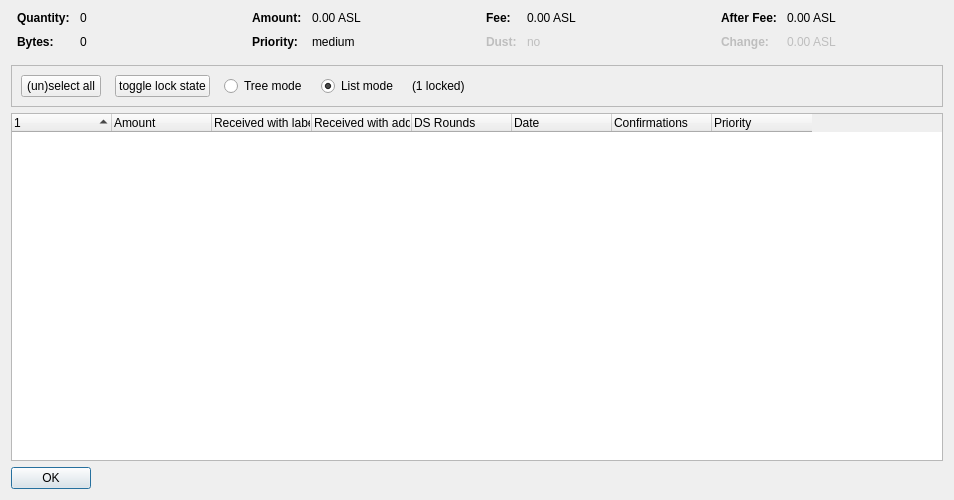
<?xml version="1.0" encoding="UTF-8"?>
<ui version="4.0">
 <class>CoinControlDialog</class>
 <widget class="QDialog" name="CoinControlDialog">
  <property name="geometry">
   <rect>
    <x>0</x>
    <y>0</y>
    <width>954</width>
    <height>500</height>
   </rect>
  </property>
  <property name="windowTitle">
   <string>Coin Selection</string>
  </property>
  <layout class="QVBoxLayout" name="verticalLayout">
   <item>
    <layout class="QHBoxLayout" name="horizontalLayoutTop" stretch="0,0,0,0">
     <property name="topMargin">
      <number>0</number>
     </property>
     <property name="bottomMargin">
      <number>10</number>
     </property>
     <item>
      <layout class="QFormLayout" name="formLayoutCoinControl1">
       <property name="horizontalSpacing">
        <number>10</number>
       </property>
       <property name="verticalSpacing">
        <number>10</number>
       </property>
       <property name="leftMargin">
        <number>6</number>
       </property>
       <property name="rightMargin">
        <number>6</number>
       </property>
       <item row="0" column="0">
        <widget class="QLabel" name="labelCoinControlQuantityText">
         <property name="font">
          <font>
           <weight>75</weight>
           <bold>true</bold>
          </font>
         </property>
         <property name="text">
          <string>Quantity:</string>
         </property>
        </widget>
       </item>
       <item row="0" column="1">
        <widget class="QLabel" name="labelCoinControlQuantity">
         <property name="cursor">
          <cursorShape>IBeamCursor</cursorShape>
         </property>
         <property name="contextMenuPolicy">
          <enum>Qt::ActionsContextMenu</enum>
         </property>
         <property name="text">
          <string notr="true">0</string>
         </property>
         <property name="textInteractionFlags">
          <set>Qt::LinksAccessibleByMouse|Qt::TextSelectableByKeyboard|Qt::TextSelectableByMouse</set>
         </property>
        </widget>
       </item>
       <item row="1" column="0">
        <widget class="QLabel" name="labelCoinControlBytesText">
         <property name="font">
          <font>
           <weight>75</weight>
           <bold>true</bold>
          </font>
         </property>
         <property name="text">
          <string>Bytes:</string>
         </property>
        </widget>
       </item>
       <item row="1" column="1">
        <widget class="QLabel" name="labelCoinControlBytes">
         <property name="cursor">
          <cursorShape>IBeamCursor</cursorShape>
         </property>
         <property name="contextMenuPolicy">
          <enum>Qt::ActionsContextMenu</enum>
         </property>
         <property name="text">
          <string notr="true">0</string>
         </property>
         <property name="textInteractionFlags">
          <set>Qt::LinksAccessibleByMouse|Qt::TextSelectableByKeyboard|Qt::TextSelectableByMouse</set>
         </property>
        </widget>
       </item>
      </layout>
     </item>
     <item>
      <layout class="QFormLayout" name="formLayoutCoinControl2">
       <property name="horizontalSpacing">
        <number>10</number>
       </property>
       <property name="verticalSpacing">
        <number>10</number>
       </property>
       <property name="leftMargin">
        <number>6</number>
       </property>
       <property name="rightMargin">
        <number>6</number>
       </property>
       <item row="0" column="0">
        <widget class="QLabel" name="labelCoinControlAmountText">
         <property name="font">
          <font>
           <weight>75</weight>
           <bold>true</bold>
          </font>
         </property>
         <property name="text">
          <string>Amount:</string>
         </property>
        </widget>
       </item>
       <item row="0" column="1">
        <widget class="QLabel" name="labelCoinControlAmount">
         <property name="cursor">
          <cursorShape>IBeamCursor</cursorShape>
         </property>
         <property name="contextMenuPolicy">
          <enum>Qt::ActionsContextMenu</enum>
         </property>
         <property name="text">
          <string notr="true">0.00 ASL</string>
         </property>
         <property name="textInteractionFlags">
          <set>Qt::LinksAccessibleByMouse|Qt::TextSelectableByKeyboard|Qt::TextSelectableByMouse</set>
         </property>
        </widget>
       </item>
       <item row="1" column="0">
        <widget class="QLabel" name="labelCoinControlPriorityText">
         <property name="font">
          <font>
           <weight>75</weight>
           <bold>true</bold>
          </font>
         </property>
         <property name="text">
          <string>Priority:</string>
         </property>
        </widget>
       </item>
       <item row="1" column="1">
        <widget class="QLabel" name="labelCoinControlPriority">
         <property name="cursor">
          <cursorShape>IBeamCursor</cursorShape>
         </property>
         <property name="contextMenuPolicy">
          <enum>Qt::ActionsContextMenu</enum>
         </property>
         <property name="text">
          <string>medium</string>
         </property>
         <property name="textInteractionFlags">
          <set>Qt::LinksAccessibleByMouse|Qt::TextSelectableByKeyboard|Qt::TextSelectableByMouse</set>
         </property>
        </widget>
       </item>
      </layout>
     </item>
     <item>
      <layout class="QFormLayout" name="formLayoutCoinControl3">
       <property name="horizontalSpacing">
        <number>10</number>
       </property>
       <property name="verticalSpacing">
        <number>10</number>
       </property>
       <property name="leftMargin">
        <number>6</number>
       </property>
       <property name="rightMargin">
        <number>6</number>
       </property>
       <item row="0" column="0">
        <widget class="QLabel" name="labelCoinControlFeeText">
         <property name="font">
          <font>
           <weight>75</weight>
           <bold>true</bold>
          </font>
         </property>
         <property name="text">
          <string>Fee:</string>
         </property>
        </widget>
       </item>
       <item row="0" column="1">
        <widget class="QLabel" name="labelCoinControlFee">
         <property name="cursor">
          <cursorShape>IBeamCursor</cursorShape>
         </property>
         <property name="contextMenuPolicy">
          <enum>Qt::ActionsContextMenu</enum>
         </property>
         <property name="text">
          <string notr="true">0.00 ASL</string>
         </property>
         <property name="textInteractionFlags">
          <set>Qt::LinksAccessibleByMouse|Qt::TextSelectableByKeyboard|Qt::TextSelectableByMouse</set>
         </property>
        </widget>
       </item>
       <item row="1" column="0">
        <widget class="QLabel" name="labelCoinControlLowOutputText">
         <property name="enabled">
          <bool>false</bool>
         </property>
         <property name="font">
          <font>
           <weight>75</weight>
           <bold>true</bold>
          </font>
         </property>
         <property name="text">
          <string>Dust:</string>
         </property>
        </widget>
       </item>
       <item row="1" column="1">
        <widget class="QLabel" name="labelCoinControlLowOutput">
         <property name="enabled">
          <bool>false</bool>
         </property>
         <property name="cursor">
          <cursorShape>IBeamCursor</cursorShape>
         </property>
         <property name="contextMenuPolicy">
          <enum>Qt::ActionsContextMenu</enum>
         </property>
         <property name="text">
          <string>no</string>
         </property>
         <property name="textInteractionFlags">
          <set>Qt::LinksAccessibleByMouse|Qt::TextSelectableByKeyboard|Qt::TextSelectableByMouse</set>
         </property>
        </widget>
       </item>
      </layout>
     </item>
     <item>
      <layout class="QFormLayout" name="formLayoutCoinControl4">
       <property name="horizontalSpacing">
        <number>10</number>
       </property>
       <property name="verticalSpacing">
        <number>10</number>
       </property>
       <property name="leftMargin">
        <number>6</number>
       </property>
       <property name="rightMargin">
        <number>6</number>
       </property>
       <item row="0" column="0">
        <widget class="QLabel" name="labelCoinControlAfterFeeText">
         <property name="font">
          <font>
           <weight>75</weight>
           <bold>true</bold>
          </font>
         </property>
         <property name="text">
          <string>After Fee:</string>
         </property>
        </widget>
       </item>
       <item row="0" column="1">
        <widget class="QLabel" name="labelCoinControlAfterFee">
         <property name="cursor">
          <cursorShape>IBeamCursor</cursorShape>
         </property>
         <property name="contextMenuPolicy">
          <enum>Qt::ActionsContextMenu</enum>
         </property>
         <property name="text">
          <string notr="true">0.00 ASL</string>
         </property>
         <property name="textInteractionFlags">
          <set>Qt::LinksAccessibleByMouse|Qt::TextSelectableByKeyboard|Qt::TextSelectableByMouse</set>
         </property>
        </widget>
       </item>
       <item row="1" column="0">
        <widget class="QLabel" name="labelCoinControlChangeText">
         <property name="enabled">
          <bool>false</bool>
         </property>
         <property name="font">
          <font>
           <weight>75</weight>
           <bold>true</bold>
          </font>
         </property>
         <property name="text">
          <string>Change:</string>
         </property>
        </widget>
       </item>
       <item row="1" column="1">
        <widget class="QLabel" name="labelCoinControlChange">
         <property name="enabled">
          <bool>false</bool>
         </property>
         <property name="cursor">
          <cursorShape>IBeamCursor</cursorShape>
         </property>
         <property name="contextMenuPolicy">
          <enum>Qt::ActionsContextMenu</enum>
         </property>
         <property name="text">
          <string notr="true">0.00 ASL</string>
         </property>
         <property name="textInteractionFlags">
          <set>Qt::LinksAccessibleByMouse|Qt::TextSelectableByKeyboard|Qt::TextSelectableByMouse</set>
         </property>
        </widget>
       </item>
      </layout>
     </item>
    </layout>
   </item>
   <item>
    <widget class="QFrame" name="frame">
     <property name="minimumSize">
      <size>
       <width>0</width>
       <height>40</height>
      </size>
     </property>
     <property name="frameShape">
      <enum>QFrame::StyledPanel</enum>
     </property>
     <property name="frameShadow">
      <enum>QFrame::Sunken</enum>
     </property>
     <layout class="QHBoxLayout" name="horizontalLayout">
      <item>
       <layout class="QHBoxLayout" name="horizontalLayoutPanel" stretch="0,0,0,0,0,0">
        <property name="spacing">
         <number>14</number>
        </property>
        <item>
         <widget class="QPushButton" name="pushButtonSelectAll">
          <property name="sizePolicy">
           <sizepolicy hsizetype="Maximum" vsizetype="Fixed">
            <horstretch>0</horstretch>
            <verstretch>0</verstretch>
           </sizepolicy>
          </property>
          <property name="text">
           <string>(un)select all</string>
          </property>
          <property name="autoDefault">
           <bool>false</bool>
          </property>
         </widget>
        </item>
        <item>
         <widget class="QPushButton" name="pushButtonToggleLock">
          <property name="sizePolicy">
           <sizepolicy hsizetype="Maximum" vsizetype="Fixed">
            <horstretch>0</horstretch>
            <verstretch>0</verstretch>
           </sizepolicy>
          </property>
          <property name="text">
           <string>toggle lock state</string>
          </property>
          <property name="autoDefault">
           <bool>false</bool>
          </property>
         </widget>
        </item>
        <item>
         <widget class="QRadioButton" name="radioTreeMode">
          <property name="sizePolicy">
           <sizepolicy hsizetype="Maximum" vsizetype="Fixed">
            <horstretch>0</horstretch>
            <verstretch>0</verstretch>
           </sizepolicy>
          </property>
          <property name="text">
           <string>Tree mode</string>
          </property>
         </widget>
        </item>
        <item>
         <widget class="QRadioButton" name="radioListMode">
          <property name="sizePolicy">
           <sizepolicy hsizetype="Maximum" vsizetype="Fixed">
            <horstretch>0</horstretch>
            <verstretch>0</verstretch>
           </sizepolicy>
          </property>
          <property name="text">
           <string>List mode</string>
          </property>
          <property name="checked">
           <bool>true</bool>
          </property>
         </widget>
        </item>
        <item>
         <widget class="QLabel" name="labelLocked">
          <property name="text">
           <string>(1 locked)</string>
          </property>
         </widget>
        </item>
        <item>
         <spacer name="horizontalSpacer">
          <property name="orientation">
           <enum>Qt::Horizontal</enum>
          </property>
          <property name="sizeHint" stdset="0">
           <size>
            <width>40</width>
            <height>20</height>
           </size>
          </property>
         </spacer>
        </item>
       </layout>
      </item>
     </layout>
    </widget>
   </item>
   <item>
    <widget class="CoinControlTreeWidget" name="treeWidget">
     <property name="contextMenuPolicy">
      <enum>Qt::CustomContextMenu</enum>
     </property>
     <property name="sortingEnabled">
      <bool>false</bool>
     </property>
     <property name="columnCount">
      <number>8</number>
     </property>
     <attribute name="headerShowSortIndicator" stdset="0">
      <bool>true</bool>
     </attribute>
     <attribute name="headerStretchLastSection">
      <bool>false</bool>
     </attribute>
     <column>
      <property name="text">
       <string/>
      </property>
     </column>
     <column>
      <property name="text">
       <string>Amount</string>
      </property>
     </column>
     <column>
      <property name="text">
       <string>Received with label</string>
      </property>
     </column>
     <column>
      <property name="text">
       <string>Received with address</string>
      </property>
     </column>
     <column>
      <property name="text">
       <string>DS Rounds</string>
      </property>
     </column>
     <column>
      <property name="text">
       <string>Date</string>
      </property>
     </column>
     <column>
      <property name="text">
       <string>Confirmations</string>
      </property>
      <property name="toolTip">
       <string>Confirmed</string>
      </property>
     </column>
     <column>
      <property name="text">
       <string>Priority</string>
      </property>
     </column>
    </widget>
   </item>
   <item>
    <widget class="QDialogButtonBox" name="buttonBox">
     <property name="sizePolicy">
      <sizepolicy hsizetype="Maximum" vsizetype="Fixed">
       <horstretch>0</horstretch>
       <verstretch>0</verstretch>
      </sizepolicy>
     </property>
     <property name="orientation">
      <enum>Qt::Horizontal</enum>
     </property>
     <property name="standardButtons">
      <set>QDialogButtonBox::Ok</set>
     </property>
    </widget>
   </item>
  </layout>
 </widget>
 <customwidgets>
  <customwidget>
   <class>CoinControlTreeWidget</class>
   <extends>QTreeWidget</extends>
   <header>coincontroltreewidget.h</header>
  </customwidget>
 </customwidgets>
 <resources/>
 <connections/>
</ui>
